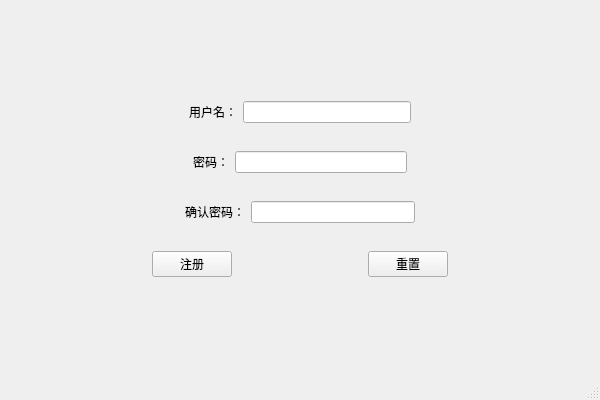
<?xml version="1.0" encoding="UTF-8"?>
<ui version="4.0">
 <class>RegWidgetClass</class>
 <widget class="QMainWindow" name="RegWidgetClass">
  <property name="geometry">
   <rect>
    <x>0</x>
    <y>0</y>
    <width>600</width>
    <height>400</height>
   </rect>
  </property>
  <property name="windowTitle">
   <string>RegWidget</string>
  </property>
  <widget class="QWidget" name="centralWidget">
   <layout class="QVBoxLayout" name="verticalLayout">
    <item>
     <spacer name="verticalSpacer">
      <property name="orientation">
       <enum>Qt::Vertical</enum>
      </property>
      <property name="sizeHint" stdset="0">
       <size>
        <width>20</width>
        <height>40</height>
       </size>
      </property>
     </spacer>
    </item>
    <item>
     <widget class="QWidget" name="widget" native="true">
      <layout class="QHBoxLayout" name="horizontalLayout">
       <item>
        <spacer name="horizontalSpacer_6">
         <property name="orientation">
          <enum>Qt::Horizontal</enum>
         </property>
         <property name="sizeHint" stdset="0">
          <size>
           <width>40</width>
           <height>20</height>
          </size>
         </property>
        </spacer>
       </item>
       <item>
        <widget class="QLabel" name="label">
         <property name="text">
          <string>用户名：</string>
         </property>
        </widget>
       </item>
       <item>
        <widget class="QLineEdit" name="userLine"/>
       </item>
       <item>
        <spacer name="horizontalSpacer_7">
         <property name="orientation">
          <enum>Qt::Horizontal</enum>
         </property>
         <property name="sizeHint" stdset="0">
          <size>
           <width>40</width>
           <height>20</height>
          </size>
         </property>
        </spacer>
       </item>
      </layout>
     </widget>
    </item>
    <item>
     <widget class="QWidget" name="widget_2" native="true">
      <layout class="QHBoxLayout" name="horizontalLayout_2">
       <item>
        <spacer name="horizontalSpacer_8">
         <property name="orientation">
          <enum>Qt::Horizontal</enum>
         </property>
         <property name="sizeHint" stdset="0">
          <size>
           <width>40</width>
           <height>20</height>
          </size>
         </property>
        </spacer>
       </item>
       <item>
        <widget class="QLabel" name="label_2">
         <property name="text">
          <string>密码：</string>
         </property>
        </widget>
       </item>
       <item>
        <widget class="QLineEdit" name="passwdLine"/>
       </item>
       <item>
        <spacer name="horizontalSpacer_9">
         <property name="orientation">
          <enum>Qt::Horizontal</enum>
         </property>
         <property name="sizeHint" stdset="0">
          <size>
           <width>40</width>
           <height>20</height>
          </size>
         </property>
        </spacer>
       </item>
      </layout>
     </widget>
    </item>
    <item>
     <widget class="QWidget" name="widget_3" native="true">
      <layout class="QHBoxLayout" name="horizontalLayout_3">
       <item>
        <spacer name="horizontalSpacer_4">
         <property name="orientation">
          <enum>Qt::Horizontal</enum>
         </property>
         <property name="sizeHint" stdset="0">
          <size>
           <width>40</width>
           <height>20</height>
          </size>
         </property>
        </spacer>
       </item>
       <item>
        <widget class="QLabel" name="label_3">
         <property name="text">
          <string>确认密码：</string>
         </property>
        </widget>
       </item>
       <item>
        <widget class="QLineEdit" name="accPasswdLine"/>
       </item>
       <item>
        <spacer name="horizontalSpacer_5">
         <property name="orientation">
          <enum>Qt::Horizontal</enum>
         </property>
         <property name="sizeHint" stdset="0">
          <size>
           <width>40</width>
           <height>20</height>
          </size>
         </property>
        </spacer>
       </item>
      </layout>
     </widget>
    </item>
    <item>
     <widget class="QWidget" name="widget_4" native="true">
      <layout class="QHBoxLayout" name="horizontalLayout_4">
       <item>
        <spacer name="horizontalSpacer">
         <property name="orientation">
          <enum>Qt::Horizontal</enum>
         </property>
         <property name="sizeHint" stdset="0">
          <size>
           <width>40</width>
           <height>20</height>
          </size>
         </property>
        </spacer>
       </item>
       <item>
        <widget class="QPushButton" name="logBtn">
         <property name="text">
          <string>注册</string>
         </property>
        </widget>
       </item>
       <item>
        <spacer name="horizontalSpacer_3">
         <property name="orientation">
          <enum>Qt::Horizontal</enum>
         </property>
         <property name="sizeHint" stdset="0">
          <size>
           <width>40</width>
           <height>20</height>
          </size>
         </property>
        </spacer>
       </item>
       <item>
        <widget class="QPushButton" name="resBtn">
         <property name="text">
          <string>重置</string>
         </property>
        </widget>
       </item>
       <item>
        <spacer name="horizontalSpacer_2">
         <property name="orientation">
          <enum>Qt::Horizontal</enum>
         </property>
         <property name="sizeHint" stdset="0">
          <size>
           <width>40</width>
           <height>20</height>
          </size>
         </property>
        </spacer>
       </item>
      </layout>
     </widget>
    </item>
    <item>
     <spacer name="verticalSpacer_2">
      <property name="orientation">
       <enum>Qt::Vertical</enum>
      </property>
      <property name="sizeHint" stdset="0">
       <size>
        <width>20</width>
        <height>40</height>
       </size>
      </property>
     </spacer>
    </item>
   </layout>
  </widget>
  <widget class="QStatusBar" name="statusBar"/>
 </widget>
 <layoutdefault spacing="6" margin="11"/>
 <resources/>
 <connections/>
</ui>
